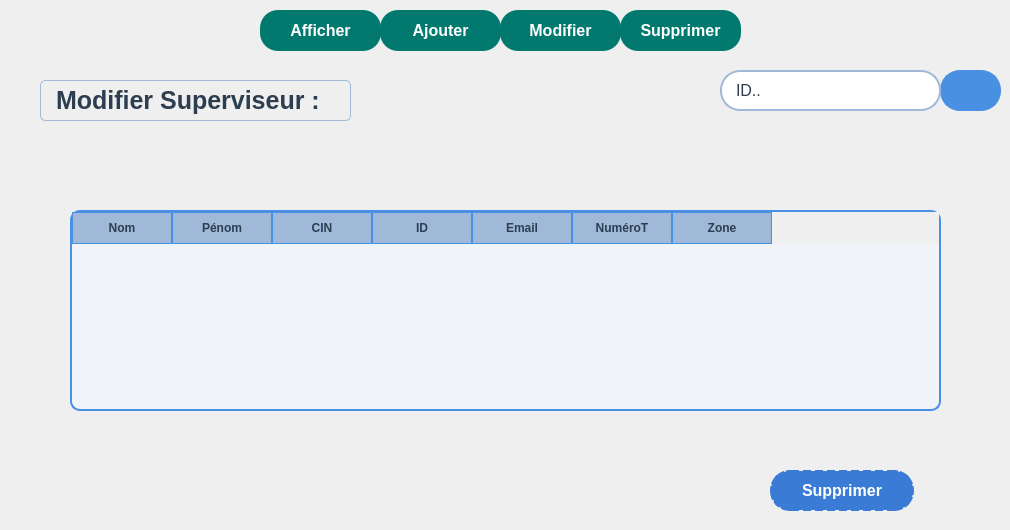
     <widget class="QWidget" name="SuppSuperv">
      <widget class="QLabel" name="label_29">
       <property name="geometry">
        <rect>
         <x>40</x>
         <y>80</y>
         <width>311</width>
         <height>41</height>
        </rect>
       </property>
       <property name="styleSheet">
        <string notr="true">#label_29 { 
    font-size: 25px; /* Taille réduite du texte */
    font-weight: bold; /* Texte en gras pour un effet titre */
    color: #2C3E50; /* Bleu foncé pour une bonne lisibilité */
    background-color: transparent; /* Fond transparent */
    padding: 4px 8px; /* Espacement pour l'aération */
    border: 1px solid #A0B9D9; /* Légère bordure bleu-gris pastel */
    border-radius: 5px; /* Coins légèrement arrondis */
    text-align: center; /* Centrage du texte */
}
</string>
       </property>
       <property name="text">
        <string>Modifier Superviseur :</string>
       </property>
      </widget>
      <widget class="QWidget" name="widget_4" native="true">
       <property name="geometry">
        <rect>
         <x>60</x>
         <y>200</y>
         <width>891</width>
         <height>321</height>
        </rect>
       </property>
       <widget class="QTableWidget" name="tableWidget4">
        <property name="geometry">
         <rect>
          <x>10</x>
          <y>10</y>
          <width>871</width>
          <height>201</height>
         </rect>
        </property>
        <property name="styleSheet">
         <string notr="true">#tableWidget4 {
    border: 2px solid #4A90E2; /* Bordure bleue */
    border-radius: 10px; /* Coins arrondis */
    background-color: #F0F4F8; /* Fond légèrement gris-bleu */
    gridline-color: #A0B9D9; /* Couleur des lignes du tableau */
    selection-background-color: #4A90E2; /* Couleur de sélection */
    selection-color: white; /* Texte blanc lors de la sélection */
}

#tableWidget4::item {
    padding: 8px; /* Espacement entre le texte et la cellule */
    color: #2C3E50; /* Texte bleu foncé */
}

#tableWidget4::item:selected {
    background-color: #4A90E2; /* Fond bleu lors de la sélection */
    color: white; /* Texte blanc */
}

#tableWidget4 QHeaderView::section {
    background-color: #A0B9D9; /* En-tête avec une teinte bleu-gris */
    color: #2C3E50; /* Texte des en-têtes en bleu foncé */
    padding: 6px;
    border: 1px solid #4A90E2; /* Bordure des en-têtes */
    font-weight: bold;
}

#tableWidget4 QTableCornerButton::section {
    background-color: #4A90E2; /* Coin supérieur gauche */
    border: 1px solid #4A90E2;
}
</string>
        </property>
        <attribute name="horizontalHeaderVisible">
         <bool>true</bool>
        </attribute>
        <column>
         <property name="text">
          <string>Nom</string>
         </property>
        </column>
        <column>
         <property name="text">
          <string>Pénom</string>
         </property>
        </column>
        <column>
         <property name="text">
          <string>CIN</string>
         </property>
        </column>
        <column>
         <property name="text">
          <string>ID</string>
         </property>
        </column>
        <column>
         <property name="text">
          <string>Email</string>
         </property>
        </column>
        <column>
         <property name="text">
          <string>NuméroT</string>
         </property>
        </column>
        <column>
         <property name="text">
          <string>Zone</string>
         </property>
        </column>
       </widget>
       <widget class="QWidget" name="widget_3" native="true">
        <property name="geometry">
         <rect>
          <x>640</x>
          <y>250</y>
          <width>221</width>
          <height>61</height>
         </rect>
        </property>
        <widget class="QPushButton" name="BinSuperbtn">
         <property name="geometry">
          <rect>
           <x>70</x>
           <y>20</y>
           <width>144</width>
           <height>41</height>
          </rect>
         </property>
         <property name="cursor">
          <cursorShape>PointingHandCursor</cursorShape>
         </property>
         <property name="styleSheet">
          <string notr="true">QPushButton#BinSuperbtn {
    background-color: #3A7BD5; 
    color: white;
    font-size: 16px;
    font-weight: bold;
    padding: 10px 20px; /* Uniformiser le padding */
    border-radius: 20px;
    border: 2px dashed #3A7BD5;
    text-align: center; /* Alignement horizontal */
    qproperty-alignment: 'AlignCenter'; /* Alignement Qt */
}

QPushButton#BinSuperbtn:hover {
    background-color: #A0C4FF; 
    border: 2px dashed #A0C4FF; 
    color: #F9F9F9; 
}

QPushButton#BinSuperbtn:pressed {
    background-color: #C74C4C; 
    border: 2px dashed #5A9BD5;
}
</string>
         </property>
         <property name="text">
          <string>Supprimer</string>
         </property>
         <property name="iconSize">
          <size>
           <width>20</width>
           <height>20</height>
          </size>
         </property>
         <property name="checkable">
          <bool>true</bool>
         </property>
         <property name="autoExclusive">
          <bool>true</bool>
         </property>
        </widget>
        <widget class="QLabel" name="BinLabel">
         <property name="geometry">
          <rect>
           <x>10</x>
           <y>10</y>
           <width>51</width>
           <height>51</height>
          </rect>
         </property>
         <property name="styleSheet">
          <string notr="true">
image: url(:/new/prefix1/img/supprimer.png);</string>
         </property>
         <property name="text">
          <string/>
         </property>
        </widget>
       </widget>
      </widget>
      <widget class="QPushButton" name="rechBtn_3">
       <property name="geometry">
        <rect>
         <x>940</x>
         <y>70</y>
         <width>61</width>
         <height>41</height>
        </rect>
       </property>
       <property name="cursor">
        <cursorShape>PointingHandCursor</cursorShape>
       </property>
       <property name="styleSheet">
        <string notr="true">QPushButton#rechBtn_3{
    background-color: #4A90E2;
    color: white;
    font-size: 16px;
    font-weight: bold;
    padding: 10px 111px 10px 20px; /* Increase right padding */
    border-radius: 20px;
    border: 2px solid #4A90E2;
    text-align: left; /* Align text to the left */
 
}

QPushButton#rechBtn_3:hover {
    background-color: #5A9BD5; /* Bleu plus clair au survol */
    border: 2px solid #F9F9F9; /* Bordure plus claire */
    color: #F9F9F9; /* Texte plus clair */
}

QPushButton#rechBtn_3:pressed {
    background-color: #C74C4C; /* Rouge brique au clic */
    border: 2px solid #C74C4C;
}
</string>
       </property>
       <property name="text">
        <string/>
       </property>
       <property name="icon">
        <iconset>
         <normaloff>:/new/prefix1/img/recherche.png</normaloff>:/new/prefix1/img/recherche.png</iconset>
       </property>
      </widget>
      <widget class="QLineEdit" name="lineEdit_3">
       <property name="geometry">
        <rect>
         <x>720</x>
         <y>70</y>
         <width>221</width>
         <height>41</height>
        </rect>
       </property>
       <property name="styleSheet">
        <string notr="true">QLineEdit {
    background-color: #FFFFFF; /* Blanc pur pour un bon contraste */
    border: 2px solid #A0B9D9; /* Bordure bleu-gris pastel */
    border-radius: 20px; /* Coins arrondis */
    padding: 8px 12px; /* Espacement interne */
    font-size: 16px; /* Taille de police agréable */
    color: #2C3E50; /* Bleu foncé pour le texte */
    selection-background-color: #A0B9D9; /* Couleur de sélection */
}

QLineEdit:focus {
    border: 2px solid #4A90E2; /* Bleu clair plus intense lors du focus */
    background-color: #F0F4F8; /* Légère variation pour effet moderne */
}
</string>
       </property>
       <property name="text">
        <string>ID..</string>
       </property>
      </widget>
      <widget class="QPushButton" name="SuppButton_4">
       <property name="geometry">
        <rect>
         <x>620</x>
         <y>10</y>
         <width>121</width>
         <height>41</height>
        </rect>
       </property>
       <property name="styleSheet">
        <string notr="true">QPushButton#SuppButton_4  {
    background-color: rgb(1, 121, 111); /* Vert sapin */
    color: white;
    font-size: 16px;
    font-weight: bold;
    border-radius: 18px; /* La moitié de la taille pour un cercle */
    border: none;
    transition: all 0.3s ease-in-out;
    text-align: center;
}

QPushButton#SuppButton_4:hover {
    background-color: rgb(3, 150, 138); /* Vert sapin plus clair au survol */
    box-shadow: 0px 3px 8px rgba(1, 121, 111, 0.4);
}

QPushButton#SuppButton_4 :pressed {
    background-color: rgb(0, 100, 92); /* Vert sapin plus foncé*/
    box-shadow: 0px 2px 5px rgba(1, 121, 111, 0.5);
}</string>
       </property>
       <property name="text">
        <string>Supprimer</string>
       </property>
       <property name="icon">
        <iconset theme="QIcon::ThemeIcon::ListRemove"/>
       </property>
      </widget>
      <widget class="QWidget" name="widget_8" native="true">
       <property name="geometry">
        <rect>
         <x>260</x>
         <y>0</y>
         <width>481</width>
         <height>61</height>
        </rect>
       </property>
       <widget class="QPushButton" name="AffButton_4">
        <property name="geometry">
         <rect>
          <x>0</x>
          <y>10</y>
          <width>121</width>
          <height>41</height>
         </rect>
        </property>
        <property name="styleSheet">
         <string notr="true">QPushButton#AffButton_4  {
    background-color: rgb(1, 121, 111); /* Vert sapin */
    color: white;
    font-size: 16px;
    font-weight: bold;
    border-radius: 18px; /* La moitié de la taille pour un cercle */
    border: none;
    transition: all 0.3s ease-in-out;
    text-align: center;
}

QPushButton#AffButton_4:hover {
    background-color: rgb(3, 150, 138); /* Vert sapin plus clair au survol */
    box-shadow: 0px 3px 8px rgba(1, 121, 111, 0.4);
}

QPushButton#AffButton_4 :pressed {
    background-color: rgb(0, 100, 92); /* Vert sapin plus foncé*/
    box-shadow: 0px 2px 5px rgba(1, 121, 111, 0.5);
}</string>
        </property>
        <property name="text">
         <string>Afficher</string>
        </property>
        <property name="icon">
         <iconset theme="QIcon::ThemeIcon::DocumentNew"/>
        </property>
       </widget>
       <widget class="QPushButton" name="AjButton_4">
        <property name="geometry">
         <rect>
          <x>120</x>
          <y>10</y>
          <width>121</width>
          <height>41</height>
         </rect>
        </property>
        <property name="styleSheet">
         <string notr="true">QPushButton#AjButton_4  {
    background-color: rgb(1, 121, 111); /* Vert sapin */
    color: white;
    font-size: 16px;
    font-weight: bold;
    border-radius: 18px; /* La moitié de la taille pour un cercle */
    border: none;
    transition: all 0.3s ease-in-out;
    text-align: center;
}

QPushButton#AjButton_4:hover {
    background-color: rgb(3, 150, 138); /* Vert sapin plus clair au survol */
    box-shadow: 0px 3px 8px rgba(1, 121, 111, 0.4);
}

QPushButton#AjButton_4 :pressed {
    background-color: rgb(0, 100, 92); /* Vert sapin plus foncé*/
    box-shadow: 0px 2px 5px rgba(1, 121, 111, 0.5);
}</string>
        </property>
        <property name="text">
         <string>Ajouter</string>
        </property>
        <property name="icon">
         <iconset theme="QIcon::ThemeIcon::ListAdd"/>
        </property>
       </widget>
       <widget class="QPushButton" name="ModButton_4">
        <property name="geometry">
         <rect>
          <x>240</x>
          <y>10</y>
          <width>121</width>
          <height>41</height>
         </rect>
        </property>
        <property name="styleSheet">
         <string notr="true">QPushButton#ModButton_4  {
    background-color: rgb(1, 121, 111); /* Vert sapin */
    color: white;
    font-size: 16px;
    font-weight: bold;
    border-radius: 18px; /* La moitié de la taille pour un cercle */
    border: none;
    transition: all 0.3s ease-in-out;
    text-align: center;
}

QPushButton#ModButton_4:hover {
    background-color: rgb(3, 150, 138); /* Vert sapin plus clair au survol */
    box-shadow: 0px 3px 8px rgba(1, 121, 111, 0.4);
}

QPushButton#ModButton_4 :pressed {
    background-color: rgb(0, 100, 92); /* Vert sapin plus foncé*/
    box-shadow: 0px 2px 5px rgba(1, 121, 111, 0.5);
}</string>
        </property>
        <property name="text">
         <string>Modifier</string>
        </property>
        <property name="icon">
         <iconset theme="QIcon::ThemeIcon::MailMessageNew"/>
        </property>
       </widget>
      </widget>
      <zorder>label_29</zorder>
      <zorder>widget_4</zorder>
      <zorder>rechBtn_3</zorder>
      <zorder>lineEdit_3</zorder>
      <zorder>widget_8</zorder>
      <zorder>SuppButton_4</zorder>
     </widget>
